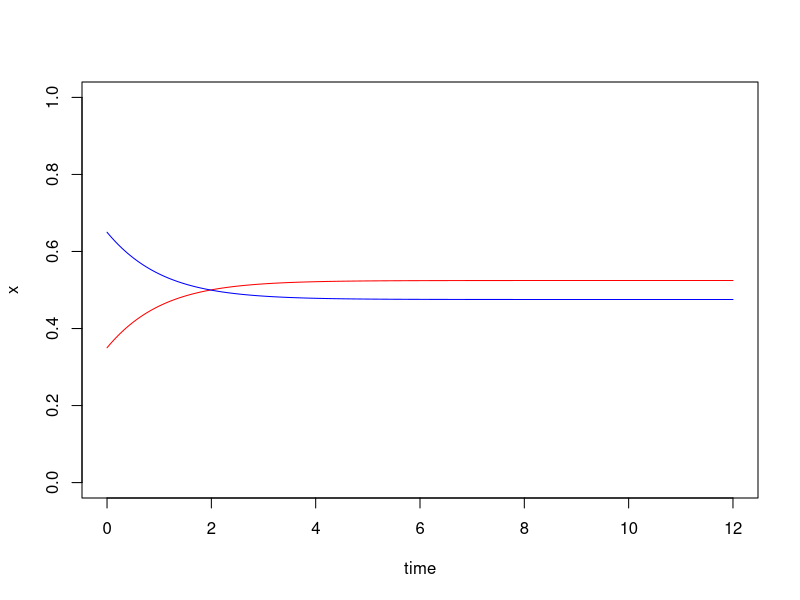

R code for this plot:
## ---- chunk 1
#Packages
library(deSolve)
## ---- chunk 2
#Set Parameters
tol<-c(1e-60)
p<-c(f0=1.5,f1=1,q=0.6,q_g=0.4)
t<-c(0:300)/25

diff<-function(t,x,p){
  A<- x[1]*p["f0"]*p["q"]+x[2]*p["f1"]*p["q_g"]-(x[1]*p["f0"]+x[2]*p["f1"])*x[1]
  B<- x[1]*p["f0"]*p["q_g"]+x[2]*p["f1"]*p["q"]-(x[1]*p["f0"]+x[2]*p["f1"])*x[2]
  list(c(A,B))
  
}

## ---- chunk 3

cond<- c(a=0.35, b=0.65)
out<-lsoda(cond,t,diff,p,rtol = 1e-10, atol=tol)

## ---- chunk 4
#Plot
plot(out[,1],out[,2],xlab="time",type ="l",ylim=c(0,1),col='red',ylab="x")
lines(out[,1],out[,3],col='blue')
